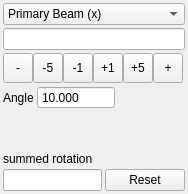
<?xml version="1.0" encoding="UTF-8"?>
<ui version="4.0">
 <class>RotateCrystal</class>
 <widget class="QWidget" name="RotateCrystal">
  <property name="geometry">
   <rect>
    <x>0</x>
    <y>0</y>
    <width>188</width>
    <height>194</height>
   </rect>
  </property>
  <property name="windowTitle">
   <string>Rotation</string>
  </property>
  <property name="windowIcon">
   <iconset resource="../resources/resources.qrc">
    <normaloff>:/icons/icons/rotate_cw.png</normaloff>:/icons/icons/rotate_cw.png</iconset>
  </property>
  <layout class="QGridLayout" name="gridLayout">
   <property name="margin">
    <number>3</number>
   </property>
   <property name="spacing">
    <number>3</number>
   </property>
   <item row="0" column="0">
    <widget class="QComboBox" name="axisChooser">
     <property name="sizePolicy">
      <sizepolicy hsizetype="Preferred" vsizetype="Fixed">
       <horstretch>0</horstretch>
       <verstretch>0</verstretch>
      </sizepolicy>
     </property>
     <property name="toolTip">
      <string>&lt;!DOCTYPE HTML PUBLIC &quot;-//W3C//DTD HTML 4.0//EN&quot; &quot;http://www.w3.org/TR/REC-html40/strict.dtd&quot;&gt;
&lt;html&gt;&lt;head&gt;&lt;meta name=&quot;qrichtext&quot; content=&quot;1&quot; /&gt;&lt;style type=&quot;text/css&quot;&gt;
p, li { white-space: pre-wrap; }
&lt;/style&gt;&lt;/head&gt;&lt;body style=&quot; font-family:'MS Shell Dlg 2'; font-size:8.25pt; font-weight:400; font-style:normal;&quot;&gt;
&lt;p style=&quot; margin-top:0px; margin-bottom:0px; margin-left:0px; margin-right:0px; -qt-block-indent:0; text-indent:0px;&quot;&gt;&lt;span style=&quot; font-size:8pt;&quot;&gt;Selects the rotation axistype. Could be a fixed laboratory frame axis (x, y, z or arbitrary) or a reciprocal or direct space vector.&lt;/span&gt;&lt;/p&gt;&lt;/body&gt;&lt;/html&gt;</string>
     </property>
     <item>
      <property name="text">
       <string>Primary Beam (x)</string>
      </property>
     </item>
     <item>
      <property name="text">
       <string>Horizontal (y)</string>
      </property>
     </item>
     <item>
      <property name="text">
       <string>Vertical (z)</string>
      </property>
     </item>
     <item>
      <property name="text">
       <string>arbitary lab axis</string>
      </property>
     </item>
     <item>
      <property name="text">
       <string>reciprocal space vector</string>
      </property>
     </item>
     <item>
      <property name="text">
       <string>direct space vector</string>
      </property>
     </item>
    </widget>
   </item>
   <item row="1" column="0">
    <widget class="QLineEdit" name="axisEdit">
     <property name="sizePolicy">
      <sizepolicy hsizetype="Preferred" vsizetype="Fixed">
       <horstretch>0</horstretch>
       <verstretch>0</verstretch>
      </sizepolicy>
     </property>
     <property name="toolTip">
      <string>&lt;!DOCTYPE HTML PUBLIC &quot;-//W3C//DTD HTML 4.0//EN&quot; &quot;http://www.w3.org/TR/REC-html40/strict.dtd&quot;&gt;
&lt;html&gt;&lt;head&gt;&lt;meta name=&quot;qrichtext&quot; content=&quot;1&quot; /&gt;&lt;style type=&quot;text/css&quot;&gt;
p, li { white-space: pre-wrap; }
&lt;/style&gt;&lt;/head&gt;&lt;body style=&quot; font-family:'MS Shell Dlg 2'; font-size:8.25pt; font-weight:400; font-style:normal;&quot;&gt;
&lt;p style=&quot; margin-top:0px; margin-bottom:0px; margin-left:0px; margin-right:0px; -qt-block-indent:0; text-indent:0px;&quot;&gt;&lt;span style=&quot; font-size:8pt;&quot;&gt;Components of the rotation axis vector is nesessary&lt;/span&gt;&lt;/p&gt;&lt;/body&gt;&lt;/html&gt;</string>
     </property>
    </widget>
   </item>
   <item row="2" column="0">
    <layout class="QHBoxLayout" name="horizontalLayout">
     <property name="spacing">
      <number>0</number>
     </property>
     <property name="sizeConstraint">
      <enum>QLayout::SetDefaultConstraint</enum>
     </property>
     <item>
      <widget class="QToolButton" name="butArbNeg">
       <property name="sizePolicy">
        <sizepolicy hsizetype="Fixed" vsizetype="Fixed">
         <horstretch>30</horstretch>
         <verstretch>30</verstretch>
        </sizepolicy>
       </property>
       <property name="minimumSize">
        <size>
         <width>30</width>
         <height>30</height>
        </size>
       </property>
       <property name="toolTip">
        <string>&lt;!DOCTYPE HTML PUBLIC &quot;-//W3C//DTD HTML 4.0//EN&quot; &quot;http://www.w3.org/TR/REC-html40/strict.dtd&quot;&gt;
&lt;html&gt;&lt;head&gt;&lt;meta name=&quot;qrichtext&quot; content=&quot;1&quot; /&gt;&lt;style type=&quot;text/css&quot;&gt;
p, li { white-space: pre-wrap; }
&lt;/style&gt;&lt;/head&gt;&lt;body style=&quot; font-family:'MS Shell Dlg 2'; font-size:8.25pt; font-weight:400; font-style:normal;&quot;&gt;
&lt;p style=&quot; margin-top:0px; margin-bottom:0px; margin-left:0px; margin-right:0px; -qt-block-indent:0; text-indent:0px;&quot;&gt;&lt;span style=&quot; font-size:8pt;&quot;&gt;Rotates the crystal counter clockwise around the user defined angle.&lt;/span&gt;&lt;/p&gt;&lt;/body&gt;&lt;/html&gt;</string>
       </property>
       <property name="text">
        <string>-</string>
       </property>
       <property name="autoRepeat">
        <bool>true</bool>
       </property>
      </widget>
     </item>
     <item>
      <widget class="QToolButton" name="but5Neg">
       <property name="sizePolicy">
        <sizepolicy hsizetype="Fixed" vsizetype="Fixed">
         <horstretch>30</horstretch>
         <verstretch>30</verstretch>
        </sizepolicy>
       </property>
       <property name="minimumSize">
        <size>
         <width>30</width>
         <height>30</height>
        </size>
       </property>
       <property name="toolTip">
        <string>&lt;!DOCTYPE HTML PUBLIC &quot;-//W3C//DTD HTML 4.0//EN&quot; &quot;http://www.w3.org/TR/REC-html40/strict.dtd&quot;&gt;
&lt;html&gt;&lt;head&gt;&lt;meta name=&quot;qrichtext&quot; content=&quot;1&quot; /&gt;&lt;style type=&quot;text/css&quot;&gt;
p, li { white-space: pre-wrap; }
&lt;/style&gt;&lt;/head&gt;&lt;body style=&quot; font-family:'MS Shell Dlg 2'; font-size:8.25pt; font-weight:400; font-style:normal;&quot;&gt;
&lt;p style=&quot; margin-top:0px; margin-bottom:0px; margin-left:0px; margin-right:0px; -qt-block-indent:0; text-indent:0px;&quot;&gt;&lt;span style=&quot; font-size:8pt;&quot;&gt;Rotates the crystal counter clockwise around an angle of 5&amp;nbsp;degrees.&lt;/span&gt;&lt;/p&gt;&lt;/body&gt;&lt;/html&gt;</string>
       </property>
       <property name="text">
        <string>-5</string>
       </property>
       <property name="autoRepeat">
        <bool>true</bool>
       </property>
      </widget>
     </item>
     <item>
      <widget class="QToolButton" name="but1Neg">
       <property name="sizePolicy">
        <sizepolicy hsizetype="Fixed" vsizetype="Fixed">
         <horstretch>30</horstretch>
         <verstretch>30</verstretch>
        </sizepolicy>
       </property>
       <property name="minimumSize">
        <size>
         <width>30</width>
         <height>30</height>
        </size>
       </property>
       <property name="toolTip">
        <string>&lt;!DOCTYPE HTML PUBLIC &quot;-//W3C//DTD HTML 4.0//EN&quot; &quot;http://www.w3.org/TR/REC-html40/strict.dtd&quot;&gt;
&lt;html&gt;&lt;head&gt;&lt;meta name=&quot;qrichtext&quot; content=&quot;1&quot; /&gt;&lt;style type=&quot;text/css&quot;&gt;
p, li { white-space: pre-wrap; }
&lt;/style&gt;&lt;/head&gt;&lt;body style=&quot; font-family:'MS Shell Dlg 2'; font-size:8.25pt; font-weight:400; font-style:normal;&quot;&gt;
&lt;p style=&quot; margin-top:0px; margin-bottom:0px; margin-left:0px; margin-right:0px; -qt-block-indent:0; text-indent:0px;&quot;&gt;&lt;span style=&quot; font-size:8pt;&quot;&gt;Rotates the crystal counter clockwise around an angle of 1&amp;nbsp;degrees.&lt;/span&gt;&lt;/p&gt;&lt;/body&gt;&lt;/html&gt;</string>
       </property>
       <property name="text">
        <string>-1</string>
       </property>
       <property name="autoRepeat">
        <bool>true</bool>
       </property>
      </widget>
     </item>
     <item>
      <widget class="QToolButton" name="but1Pos">
       <property name="sizePolicy">
        <sizepolicy hsizetype="Fixed" vsizetype="Fixed">
         <horstretch>30</horstretch>
         <verstretch>30</verstretch>
        </sizepolicy>
       </property>
       <property name="minimumSize">
        <size>
         <width>30</width>
         <height>30</height>
        </size>
       </property>
       <property name="maximumSize">
        <size>
         <width>30</width>
         <height>30</height>
        </size>
       </property>
       <property name="toolTip">
        <string>&lt;!DOCTYPE HTML PUBLIC &quot;-//W3C//DTD HTML 4.0//EN&quot; &quot;http://www.w3.org/TR/REC-html40/strict.dtd&quot;&gt;
&lt;html&gt;&lt;head&gt;&lt;meta name=&quot;qrichtext&quot; content=&quot;1&quot; /&gt;&lt;style type=&quot;text/css&quot;&gt;
p, li { white-space: pre-wrap; }
&lt;/style&gt;&lt;/head&gt;&lt;body style=&quot; font-family:'MS Shell Dlg 2'; font-size:8.25pt; font-weight:400; font-style:normal;&quot;&gt;
&lt;p style=&quot; margin-top:0px; margin-bottom:0px; margin-left:0px; margin-right:0px; -qt-block-indent:0; text-indent:0px;&quot;&gt;&lt;span style=&quot; font-size:8pt;&quot;&gt;Rotates the crystal clockwise around an angle of 1&amp;nbsp;degrees.&lt;/span&gt;&lt;/p&gt;&lt;/body&gt;&lt;/html&gt;</string>
       </property>
       <property name="text">
        <string>+1</string>
       </property>
       <property name="autoRepeat">
        <bool>true</bool>
       </property>
      </widget>
     </item>
     <item>
      <widget class="QToolButton" name="but5Pos">
       <property name="sizePolicy">
        <sizepolicy hsizetype="Fixed" vsizetype="Fixed">
         <horstretch>30</horstretch>
         <verstretch>30</verstretch>
        </sizepolicy>
       </property>
       <property name="minimumSize">
        <size>
         <width>30</width>
         <height>30</height>
        </size>
       </property>
       <property name="toolTip">
        <string>&lt;!DOCTYPE HTML PUBLIC &quot;-//W3C//DTD HTML 4.0//EN&quot; &quot;http://www.w3.org/TR/REC-html40/strict.dtd&quot;&gt;
&lt;html&gt;&lt;head&gt;&lt;meta name=&quot;qrichtext&quot; content=&quot;1&quot; /&gt;&lt;style type=&quot;text/css&quot;&gt;
p, li { white-space: pre-wrap; }
&lt;/style&gt;&lt;/head&gt;&lt;body style=&quot; font-family:'MS Shell Dlg 2'; font-size:8.25pt; font-weight:400; font-style:normal;&quot;&gt;
&lt;p style=&quot; margin-top:0px; margin-bottom:0px; margin-left:0px; margin-right:0px; -qt-block-indent:0; text-indent:0px;&quot;&gt;&lt;span style=&quot; font-size:8pt;&quot;&gt;Rotates the crystal clockwise around an angle of 5&amp;nbsp;degrees.&lt;/span&gt;&lt;/p&gt;&lt;/body&gt;&lt;/html&gt;</string>
       </property>
       <property name="text">
        <string>+5</string>
       </property>
       <property name="autoRepeat">
        <bool>true</bool>
       </property>
      </widget>
     </item>
     <item>
      <widget class="QToolButton" name="butArbPos">
       <property name="sizePolicy">
        <sizepolicy hsizetype="Fixed" vsizetype="Fixed">
         <horstretch>30</horstretch>
         <verstretch>30</verstretch>
        </sizepolicy>
       </property>
       <property name="minimumSize">
        <size>
         <width>30</width>
         <height>30</height>
        </size>
       </property>
       <property name="toolTip">
        <string>&lt;!DOCTYPE HTML PUBLIC &quot;-//W3C//DTD HTML 4.0//EN&quot; &quot;http://www.w3.org/TR/REC-html40/strict.dtd&quot;&gt;
&lt;html&gt;&lt;head&gt;&lt;meta name=&quot;qrichtext&quot; content=&quot;1&quot; /&gt;&lt;style type=&quot;text/css&quot;&gt;
p, li { white-space: pre-wrap; }
&lt;/style&gt;&lt;/head&gt;&lt;body style=&quot; font-family:'MS Shell Dlg 2'; font-size:8.25pt; font-weight:400; font-style:normal;&quot;&gt;
&lt;p style=&quot; margin-top:0px; margin-bottom:0px; margin-left:0px; margin-right:0px; -qt-block-indent:0; text-indent:0px;&quot;&gt;&lt;span style=&quot; font-size:8pt;&quot;&gt;Rotates the crystal clockwise around the user defined angle.&lt;/span&gt;&lt;/p&gt;&lt;/body&gt;&lt;/html&gt;</string>
       </property>
       <property name="text">
        <string>+</string>
       </property>
       <property name="autoRepeat">
        <bool>true</bool>
       </property>
      </widget>
     </item>
     <item>
      <spacer name="horizontalSpacer">
       <property name="orientation">
        <enum>Qt::Horizontal</enum>
       </property>
       <property name="sizeHint" stdset="0">
        <size>
         <width>0</width>
         <height>20</height>
        </size>
       </property>
      </spacer>
     </item>
    </layout>
   </item>
   <item row="3" column="0">
    <layout class="QHBoxLayout" name="horizontalLayout_2">
     <item>
      <widget class="QLabel" name="label_3">
       <property name="sizePolicy">
        <sizepolicy hsizetype="Maximum" vsizetype="Preferred">
         <horstretch>0</horstretch>
         <verstretch>0</verstretch>
        </sizepolicy>
       </property>
       <property name="text">
        <string>Angle</string>
       </property>
       <property name="buddy">
        <cstring>arbAngle</cstring>
       </property>
      </widget>
     </item>
     <item>
      <widget class="QDoubleSpinBox" name="arbAngle">
       <property name="sizePolicy">
        <sizepolicy hsizetype="Preferred" vsizetype="Fixed">
         <horstretch>0</horstretch>
         <verstretch>0</verstretch>
        </sizepolicy>
       </property>
       <property name="toolTip">
        <string>&lt;!DOCTYPE HTML PUBLIC &quot;-//W3C//DTD HTML 4.0//EN&quot; &quot;http://www.w3.org/TR/REC-html40/strict.dtd&quot;&gt;
&lt;html&gt;&lt;head&gt;&lt;meta name=&quot;qrichtext&quot; content=&quot;1&quot; /&gt;&lt;style type=&quot;text/css&quot;&gt;
p, li { white-space: pre-wrap; }
&lt;/style&gt;&lt;/head&gt;&lt;body style=&quot; font-family:'MS Shell Dlg 2'; font-size:8.25pt; font-weight:400; font-style:normal;&quot;&gt;
&lt;p style=&quot; margin-top:0px; margin-bottom:0px; margin-left:0px; margin-right:0px; -qt-block-indent:0; text-indent:0px;&quot;&gt;&lt;span style=&quot; font-size:8pt;&quot;&gt;User defined rotation angle&lt;/span&gt;&lt;/p&gt;&lt;/body&gt;&lt;/html&gt;</string>
       </property>
       <property name="buttonSymbols">
        <enum>QAbstractSpinBox::NoButtons</enum>
       </property>
       <property name="decimals">
        <number>3</number>
       </property>
       <property name="minimum">
        <double>0.000000000000000</double>
       </property>
       <property name="maximum">
        <double>360.000000000000000</double>
       </property>
       <property name="value">
        <double>10.000000000000000</double>
       </property>
      </widget>
     </item>
     <item>
      <spacer name="horizontalSpacer_2">
       <property name="orientation">
        <enum>Qt::Horizontal</enum>
       </property>
       <property name="sizeType">
        <enum>QSizePolicy::Preferred</enum>
       </property>
       <property name="sizeHint" stdset="0">
        <size>
         <width>70</width>
         <height>20</height>
        </size>
       </property>
      </spacer>
     </item>
    </layout>
   </item>
   <item row="4" column="0">
    <widget class="QLabel" name="label">
     <property name="sizePolicy">
      <sizepolicy hsizetype="Preferred" vsizetype="Preferred">
       <horstretch>0</horstretch>
       <verstretch>0</verstretch>
      </sizepolicy>
     </property>
     <property name="text">
      <string>summed rotation</string>
     </property>
     <property name="alignment">
      <set>Qt::AlignBottom|Qt::AlignLeading|Qt::AlignLeft</set>
     </property>
     <property name="buddy">
      <cstring>angSumDisplay</cstring>
     </property>
    </widget>
   </item>
   <item row="5" column="0">
    <layout class="QHBoxLayout" name="horizontalLayout_3">
     <item>
      <widget class="QLineEdit" name="angSumDisplay">
       <property name="sizePolicy">
        <sizepolicy hsizetype="Maximum" vsizetype="Fixed">
         <horstretch>0</horstretch>
         <verstretch>0</verstretch>
        </sizepolicy>
       </property>
       <property name="toolTip">
        <string>&lt;!DOCTYPE HTML PUBLIC &quot;-//W3C//DTD HTML 4.0//EN&quot; &quot;http://www.w3.org/TR/REC-html40/strict.dtd&quot;&gt;
&lt;html&gt;&lt;head&gt;&lt;meta name=&quot;qrichtext&quot; content=&quot;1&quot; /&gt;&lt;style type=&quot;text/css&quot;&gt;
p, li { white-space: pre-wrap; }
&lt;/style&gt;&lt;/head&gt;&lt;body style=&quot; font-family:'MS Shell Dlg 2'; font-size:8.25pt; font-weight:400; font-style:normal;&quot;&gt;
&lt;p style=&quot; margin-top:0px; margin-bottom:0px; margin-left:0px; margin-right:0px; -qt-block-indent:0; text-indent:0px;&quot;&gt;&lt;span style=&quot; font-size:8pt;&quot;&gt;Cummulated rotation angle around the choosen rotation axis&lt;/span&gt;&lt;/p&gt;&lt;/body&gt;&lt;/html&gt;</string>
       </property>
       <property name="readOnly">
        <bool>true</bool>
       </property>
      </widget>
     </item>
     <item>
      <widget class="QPushButton" name="resetButton">
       <property name="sizePolicy">
        <sizepolicy hsizetype="Preferred" vsizetype="Fixed">
         <horstretch>0</horstretch>
         <verstretch>0</verstretch>
        </sizepolicy>
       </property>
       <property name="toolTip">
        <string>&lt;!DOCTYPE HTML PUBLIC &quot;-//W3C//DTD HTML 4.0//EN&quot; &quot;http://www.w3.org/TR/REC-html40/strict.dtd&quot;&gt;
&lt;html&gt;&lt;head&gt;&lt;meta name=&quot;qrichtext&quot; content=&quot;1&quot; /&gt;&lt;style type=&quot;text/css&quot;&gt;
p, li { white-space: pre-wrap; }
&lt;/style&gt;&lt;/head&gt;&lt;body style=&quot; font-family:'MS Shell Dlg 2'; font-size:8.25pt; font-weight:400; font-style:normal;&quot;&gt;
&lt;p style=&quot; margin-top:0px; margin-bottom:0px; margin-left:0px; margin-right:0px; -qt-block-indent:0; text-indent:0px;&quot;&gt;&lt;span style=&quot; font-size:8pt;&quot;&gt;Resets the cumulative rotation counter to zero&lt;/span&gt;&lt;/p&gt;&lt;/body&gt;&lt;/html&gt;</string>
       </property>
       <property name="text">
        <string>Reset</string>
       </property>
      </widget>
     </item>
    </layout>
   </item>
  </layout>
 </widget>
 <tabstops>
  <tabstop>axisChooser</tabstop>
  <tabstop>arbAngle</tabstop>
  <tabstop>butArbNeg</tabstop>
  <tabstop>but5Neg</tabstop>
  <tabstop>but1Neg</tabstop>
  <tabstop>but1Pos</tabstop>
  <tabstop>but5Pos</tabstop>
  <tabstop>butArbPos</tabstop>
  <tabstop>angSumDisplay</tabstop>
  <tabstop>resetButton</tabstop>
 </tabstops>
 <resources>
  <include location="../resources/resources.qrc"/>
 </resources>
 <connections/>
</ui>
